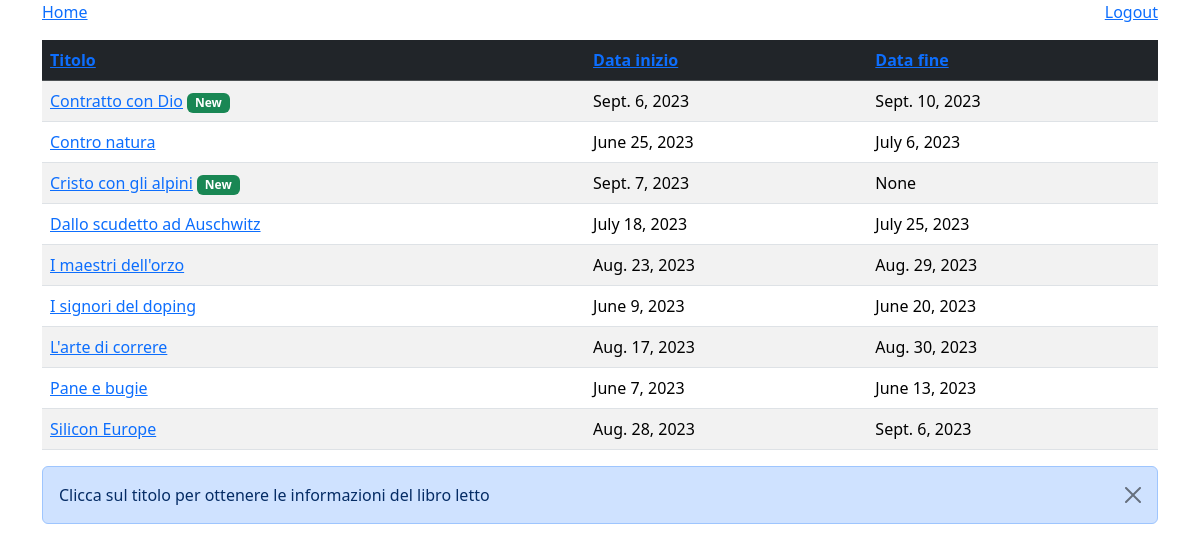
Page /home/?order_by=titolo (signed in) on the committed database.
### appbooks/models.py (models this page shows, shortened)
class Reading(models.Model):
    book = models.ForeignKey(Book, on_delete=models.CASCADE)
    data_inizio = models.DateField()
    data_fine = models.DateField(null=True, blank=True)

class Book(models.Model):
    titolo = models.CharField(max_length=100)
    genere = models.CharField(max_length=100)
    autore = models.ManyToManyField(Author)
    quotes = models.ManyToManyField(Quote, blank=True)
    pagine = models.IntegerField()
    def __str__(self) -> str:
        return self.titolo

### appbooks/views.py (the view)
# urls.py: path("home/", views.readings_list, name="home"),
@login_required(login_url="/login/")
def readings_list(request):
    order_by = request.GET.get('order_by')
    if order_by is None:
        order_by = 'data_inizio'
    today_seconds = datetime.today().timestamp() #positivo
    if order_by == 'titolo':
        readings = Reading.objects.all().order_by('book__titolo')
    else:
        readings = Reading.objects.all().order_by(order_by)
    return render(request, 'readings_list.html', {'readings': readings, 'today_seconds': today_seconds})

### appbooks/templates/readings_list.html (shortened to what this page needs)
{% load static %}
{% load mathfilters %}
<!DOCTYPE html>
<html>
    <head>
        <link href="https://cdn.jsdelivr.net/npm/bootstrap@5.3.1/dist/css/bootstrap.min.css" rel="stylesheet">
        <link rel="stylesheet" href="https://cdnjs.cloudflare.com/ajax/libs/animate.css/4.1.1/animate.min.css">
        <link rel="stylesheet" href="{% static 'style_books.css' %}">
    </head>
    <body>
        <div class="container">
            <div class="float-start">
                <nav aria-label="breadcrumb">
                    <ol class="breadcrumb">
                        <li class="breadcrumb-item active"><a href="/home">Home</a></li>
                    </ol>
                </nav>
            </div>
            <div class="float-end">
                <p class="text-right"><a href="{% url 'logout' %}">Logout</a></p>
            </div>
            <table class="table table-striped">
                <thead class="table-dark">
                    <tr>
                        <th scope="col"><a href="?order_by=titolo">Titolo</a></th>
                        <th scope="col"><a href="?order_by=data_inizio">Data inizio</a></th>
                        <th scope="col"><a href="?order_by=data_fine">Data fine</a></th>
                    </tr>
                </thead>
                <tbody>
                    {% for reading in readings %}
                        {% with days_until_start=reading.data_inizio|date:"U"|sub:today_seconds|abs %}
                            <tr>
                                <td scope="row"><a href="{% url 'book' pk=reading.pk %}">{{reading.book}}</a>
                                    {% if days_until_start <= 604800 %}
                                        <span class="badge text-bg-success animate__animated animate__flash animate__repeat-2">New</span>
                                    {% endif %}
                                </td>
                                <td scope="row" id="dataInizio">{{reading.data_inizio}}</td>
                                <td scope="row">{{reading.data_fine}}</td>
                            </tr>
                        {% endwith %}
                    {% endfor %}
                </tbody>
            </table>
            <div class="alert alert-primary alert-dismissible fade show" role="alert" id="alert_libro">
                Clicca sul titolo per ottenere le informazioni del libro letto
                <button type="button" class="btn-close" data-bs-dismiss="alert" aria-label="Close"></button>
            </div>
        </div>
    </body>
</html>

### appbooks/static/style_books.css (style rules this page uses)
.breadcrumb { background-color: rgb(255, 255, 255); }

### rows in the picture
Reading: book "Contratto con Dio", shows "New", data_inizio "Sept. 6, 2023", data_fine "Sept. 10, 2023"
Reading: book "Contro natura", data_inizio "June 25, 2023", data_fine "July 6, 2023"
Reading: book "Cristo con gli alpini", shows "New", data_inizio "Sept. 7, 2023", data_fine "None"
Reading: book "Dallo scudetto ad Auschwitz", data_inizio "July 18, 2023", data_fine "July 25, 2023"
Reading: book "I maestri dell'orzo", data_inizio "Aug. 23, 2023", data_fine "Aug. 29, 2023"
Reading: book "I signori del doping", data_inizio "June 9, 2023", data_fine "June 20, 2023"
Reading: book "L'arte di correre", data_inizio "Aug. 17, 2023", data_fine "Aug. 30, 2023"
Reading: book "Pane e bugie", data_inizio "June 7, 2023", data_fine "June 13, 2023"
Reading: book "Silicon Europe", data_inizio "Aug. 28, 2023", data_fine "Sept. 6, 2023"
